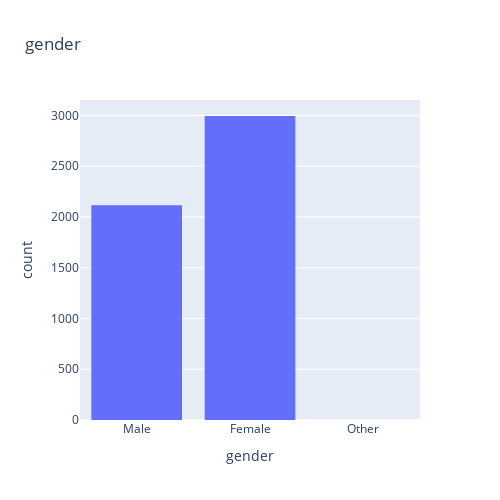
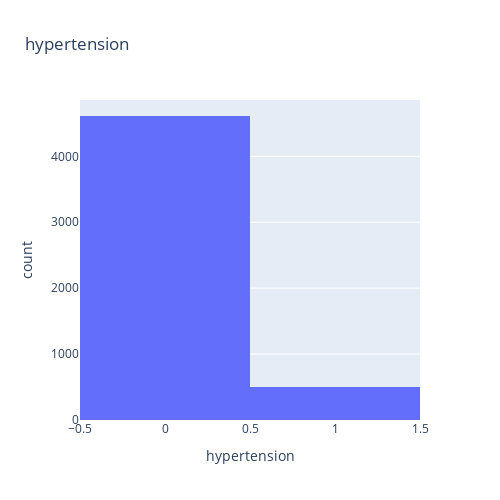
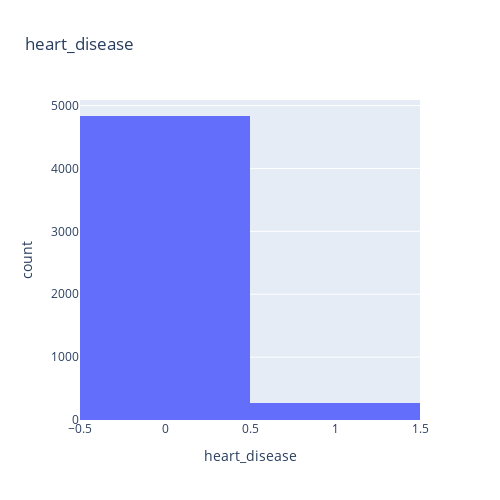
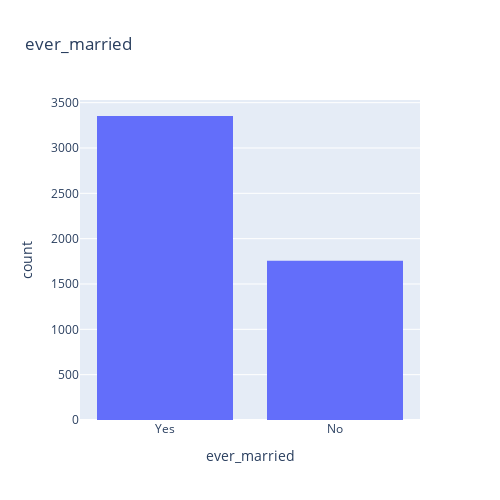

The notebook cell saved with these charts, in order:
### Code cell
for column in categDf:
    print (f'{round(df[column].value_counts(normalize=True)*100,2)}')
    fig = px.histogram(df, x=column, title=column, width=500, height=500)
    fig.show()

### Figure 1 — Plotly figure (JSON) as saved in the notebook; plotly's stock layout.template omitted (floating-point values rounded to 4 significant figures; data arrays with more than 128 entries replaced by an {"elided": "..."} marker saying what was removed)
{"data": [{"alignmentgroup": "True", "bingroup": "x", "hovertemplate": "gender=%{x}<br>count=%{y}<extra></extra>", "legendgroup": "", "marker": {"color": "#636efa", "pattern": {"shape": ""}}, "name": "", "offsetgroup": "", "orientation": "v", "showlegend": false, "type": "histogram", "x": {"elided": "5110 str values"}, "xaxis": "x", "yaxis": "y"}], "layout": {"barmode": "relative", "height": 500, "legend": {"tracegroupgap": 0}, "title": {"text": "gender"}, "width": 500, "xaxis": {"anchor": "y", "domain": [0, 1], "title": {"text": "gender"}}, "yaxis": {"anchor": "x", "domain": [0, 1], "title": {"text": "count"}}}}

### Figure 2 — Plotly figure (JSON) as saved in the notebook; plotly's stock layout.template omitted (floating-point values rounded to 4 significant figures; data arrays with more than 128 entries replaced by an {"elided": "..."} marker saying what was removed)
{"data": [{"alignmentgroup": "True", "bingroup": "x", "hovertemplate": "hypertension=%{x}<br>count=%{y}<extra></extra>", "legendgroup": "", "marker": {"color": "#636efa", "pattern": {"shape": ""}}, "name": "", "offsetgroup": "", "orientation": "v", "showlegend": false, "type": "histogram", "x": {"elided": "5110 int values"}, "xaxis": "x", "yaxis": "y"}], "layout": {"barmode": "relative", "height": 500, "legend": {"tracegroupgap": 0}, "title": {"text": "hypertension"}, "width": 500, "xaxis": {"anchor": "y", "domain": [0, 1], "title": {"text": "hypertension"}}, "yaxis": {"anchor": "x", "domain": [0, 1], "title": {"text": "count"}}}}

### Figure 3 — Plotly figure (JSON) as saved in the notebook; plotly's stock layout.template omitted (floating-point values rounded to 4 significant figures; data arrays with more than 128 entries replaced by an {"elided": "..."} marker saying what was removed)
{"data": [{"alignmentgroup": "True", "bingroup": "x", "hovertemplate": "heart_disease=%{x}<br>count=%{y}<extra></extra>", "legendgroup": "", "marker": {"color": "#636efa", "pattern": {"shape": ""}}, "name": "", "offsetgroup": "", "orientation": "v", "showlegend": false, "type": "histogram", "x": {"elided": "5110 int values"}, "xaxis": "x", "yaxis": "y"}], "layout": {"barmode": "relative", "height": 500, "legend": {"tracegroupgap": 0}, "title": {"text": "heart_disease"}, "width": 500, "xaxis": {"anchor": "y", "domain": [0, 1], "title": {"text": "heart_disease"}}, "yaxis": {"anchor": "x", "domain": [0, 1], "title": {"text": "count"}}}}

### Figure 4 — Plotly figure (JSON) as saved in the notebook; plotly's stock layout.template omitted (floating-point values rounded to 4 significant figures; data arrays with more than 128 entries replaced by an {"elided": "..."} marker saying what was removed)
{"data": [{"alignmentgroup": "True", "bingroup": "x", "hovertemplate": "ever_married=%{x}<br>count=%{y}<extra></extra>", "legendgroup": "", "marker": {"color": "#636efa", "pattern": {"shape": ""}}, "name": "", "offsetgroup": "", "orientation": "v", "showlegend": false, "type": "histogram", "x": {"elided": "5110 str values"}, "xaxis": "x", "yaxis": "y"}], "layout": {"barmode": "relative", "height": 500, "legend": {"tracegroupgap": 0}, "title": {"text": "ever_married"}, "width": 500, "xaxis": {"anchor": "y", "domain": [0, 1], "title": {"text": "ever_married"}}, "yaxis": {"anchor": "x", "domain": [0, 1], "title": {"text": "count"}}}}
